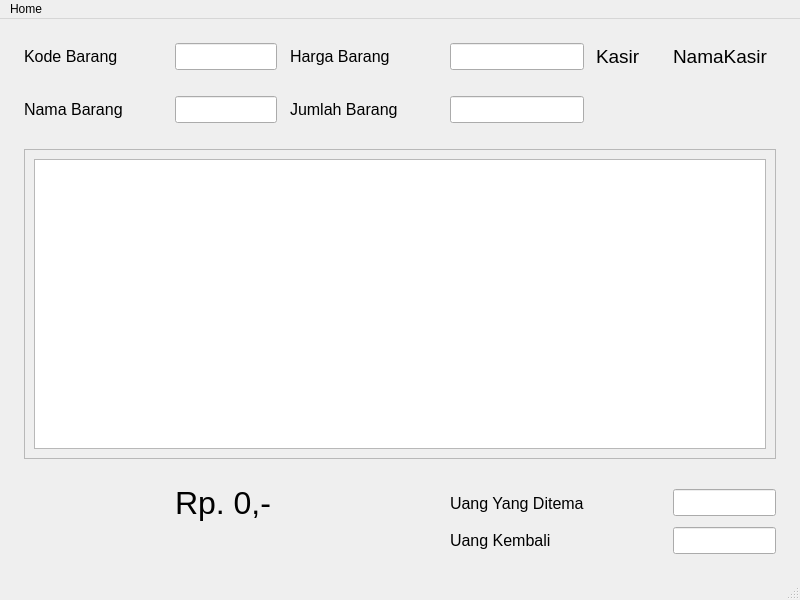
<?xml version="1.0" encoding="UTF-8"?>
<ui version="4.0">
 <class>Transaksi</class>
 <widget class="QMainWindow" name="Transaksi">
  <property name="geometry">
   <rect>
    <x>0</x>
    <y>0</y>
    <width>800</width>
    <height>600</height>
   </rect>
  </property>
  <property name="windowTitle">
   <string>Aplikasi Penjualan RESTU REESE</string>
  </property>
  <property name="windowIcon">
   <iconset>
    <normaloff>../images/logo.png</normaloff>../images/logo.png</iconset>
  </property>
  <widget class="QWidget" name="centralwidget">
   <layout class="QGridLayout" name="gridLayout">
    <item row="1" column="9">
     <widget class="QLabel" name="label_8">
      <property name="font">
       <font>
        <pointsize>14</pointsize>
       </font>
      </property>
      <property name="text">
       <string>Kasir</string>
      </property>
     </widget>
    </item>
    <item row="4" column="7">
     <widget class="QLineEdit" name="txtJumlahBarang">
      <property name="font">
       <font>
        <pointsize>12</pointsize>
       </font>
      </property>
     </widget>
    </item>
    <item row="1" column="7">
     <widget class="QLineEdit" name="txtHargaBarang">
      <property name="font">
       <font>
        <pointsize>12</pointsize>
       </font>
      </property>
     </widget>
    </item>
    <item row="1" column="5">
     <widget class="QLabel" name="label_3">
      <property name="font">
       <font>
        <pointsize>12</pointsize>
       </font>
      </property>
      <property name="text">
       <string>Harga Barang</string>
      </property>
     </widget>
    </item>
    <item row="1" column="1">
     <widget class="QLabel" name="label">
      <property name="font">
       <font>
        <pointsize>12</pointsize>
       </font>
      </property>
      <property name="text">
       <string>Kode Barang</string>
      </property>
     </widget>
    </item>
    <item row="9" column="11">
     <widget class="QLineEdit" name="txtUangKembali">
      <property name="font">
       <font>
        <pointsize>12</pointsize>
       </font>
      </property>
     </widget>
    </item>
    <item row="4" column="5">
     <widget class="QLabel" name="label_4">
      <property name="font">
       <font>
        <pointsize>12</pointsize>
       </font>
      </property>
      <property name="text">
       <string>Jumlah Barang</string>
      </property>
     </widget>
    </item>
    <item row="8" column="3">
     <widget class="QLabel" name="lblTotal">
      <property name="font">
       <font>
        <pointsize>24</pointsize>
       </font>
      </property>
      <property name="text">
       <string>Rp. 0,-</string>
      </property>
     </widget>
    </item>
    <item row="1" column="4">
     <spacer name="horizontalSpacer">
      <property name="orientation">
       <enum>Qt::Horizontal</enum>
      </property>
      <property name="sizeHint" stdset="0">
       <size>
        <width>40</width>
        <height>20</height>
       </size>
      </property>
     </spacer>
    </item>
    <item row="7" column="7">
     <spacer name="verticalSpacer_2">
      <property name="orientation">
       <enum>Qt::Vertical</enum>
      </property>
      <property name="sizeType">
       <enum>QSizePolicy::Fixed</enum>
      </property>
      <property name="sizeHint" stdset="0">
       <size>
        <width>20</width>
        <height>20</height>
       </size>
      </property>
     </spacer>
    </item>
    <item row="4" column="3">
     <widget class="QLineEdit" name="txtNamaBarang">
      <property name="font">
       <font>
        <pointsize>12</pointsize>
       </font>
      </property>
     </widget>
    </item>
    <item row="1" column="0">
     <spacer name="horizontalSpacer_5">
      <property name="orientation">
       <enum>Qt::Horizontal</enum>
      </property>
      <property name="sizeType">
       <enum>QSizePolicy::Fixed</enum>
      </property>
      <property name="sizeHint" stdset="0">
       <size>
        <width>15</width>
        <height>20</height>
       </size>
      </property>
     </spacer>
    </item>
    <item row="8" column="11">
     <widget class="QLineEdit" name="txtUangDiterima">
      <property name="font">
       <font>
        <pointsize>12</pointsize>
       </font>
      </property>
     </widget>
    </item>
    <item row="10" column="7">
     <spacer name="verticalSpacer_5">
      <property name="orientation">
       <enum>Qt::Vertical</enum>
      </property>
      <property name="sizeType">
       <enum>QSizePolicy::Fixed</enum>
      </property>
      <property name="sizeHint" stdset="0">
       <size>
        <width>20</width>
        <height>15</height>
       </size>
      </property>
     </spacer>
    </item>
    <item row="2" column="1">
     <spacer name="verticalSpacer_3">
      <property name="orientation">
       <enum>Qt::Vertical</enum>
      </property>
      <property name="sizeType">
       <enum>QSizePolicy::Fixed</enum>
      </property>
      <property name="sizeHint" stdset="0">
       <size>
        <width>20</width>
        <height>20</height>
       </size>
      </property>
     </spacer>
    </item>
    <item row="9" column="7">
     <widget class="QLabel" name="label_7">
      <property name="font">
       <font>
        <pointsize>12</pointsize>
       </font>
      </property>
      <property name="text">
       <string>Uang Kembali</string>
      </property>
     </widget>
    </item>
    <item row="8" column="12">
     <spacer name="horizontalSpacer_2">
      <property name="orientation">
       <enum>Qt::Horizontal</enum>
      </property>
      <property name="sizeType">
       <enum>QSizePolicy::Fixed</enum>
      </property>
      <property name="sizeHint" stdset="0">
       <size>
        <width>15</width>
        <height>20</height>
       </size>
      </property>
     </spacer>
    </item>
    <item row="0" column="1">
     <spacer name="verticalSpacer_4">
      <property name="orientation">
       <enum>Qt::Vertical</enum>
      </property>
      <property name="sizeType">
       <enum>QSizePolicy::Fixed</enum>
      </property>
      <property name="sizeHint" stdset="0">
       <size>
        <width>20</width>
        <height>15</height>
       </size>
      </property>
     </spacer>
    </item>
    <item row="6" column="1" colspan="11">
     <widget class="QScrollArea" name="scrollArea">
      <property name="widgetResizable">
       <bool>true</bool>
      </property>
      <widget class="QWidget" name="scrollAreaWidgetContents">
       <property name="geometry">
        <rect>
         <x>0</x>
         <y>0</y>
         <width>738</width>
         <height>274</height>
        </rect>
       </property>
       <layout class="QGridLayout" name="gridLayout_2">
        <item row="0" column="0">
         <widget class="QTableWidget" name="tableBarang"/>
        </item>
       </layout>
      </widget>
     </widget>
    </item>
    <item row="1" column="6">
     <spacer name="horizontalSpacer_4">
      <property name="orientation">
       <enum>Qt::Horizontal</enum>
      </property>
      <property name="sizeType">
       <enum>QSizePolicy::Fixed</enum>
      </property>
      <property name="sizeHint" stdset="0">
       <size>
        <width>40</width>
        <height>20</height>
       </size>
      </property>
     </spacer>
    </item>
    <item row="5" column="3">
     <spacer name="verticalSpacer">
      <property name="orientation">
       <enum>Qt::Vertical</enum>
      </property>
      <property name="sizeType">
       <enum>QSizePolicy::Fixed</enum>
      </property>
      <property name="sizeHint" stdset="0">
       <size>
        <width>20</width>
        <height>20</height>
       </size>
      </property>
     </spacer>
    </item>
    <item row="8" column="7">
     <widget class="QLabel" name="label_5">
      <property name="font">
       <font>
        <pointsize>12</pointsize>
       </font>
      </property>
      <property name="text">
       <string>Uang Yang Ditema</string>
      </property>
     </widget>
    </item>
    <item row="4" column="1">
     <widget class="QLabel" name="label_2">
      <property name="font">
       <font>
        <pointsize>12</pointsize>
       </font>
      </property>
      <property name="text">
       <string>Nama Barang</string>
      </property>
     </widget>
    </item>
    <item row="1" column="2">
     <spacer name="horizontalSpacer_3">
      <property name="orientation">
       <enum>Qt::Horizontal</enum>
      </property>
      <property name="sizeType">
       <enum>QSizePolicy::Fixed</enum>
      </property>
      <property name="sizeHint" stdset="0">
       <size>
        <width>40</width>
        <height>20</height>
       </size>
      </property>
     </spacer>
    </item>
    <item row="1" column="3">
     <widget class="QLineEdit" name="txtKodeBarang">
      <property name="font">
       <font>
        <pointsize>12</pointsize>
       </font>
      </property>
     </widget>
    </item>
    <item row="1" column="11">
     <widget class="QLabel" name="txtNamaAdmin">
      <property name="font">
       <font>
        <pointsize>14</pointsize>
       </font>
      </property>
      <property name="text">
       <string>NamaKasir</string>
      </property>
     </widget>
    </item>
    <item row="1" column="12">
     <spacer name="horizontalSpacer_6">
      <property name="orientation">
       <enum>Qt::Horizontal</enum>
      </property>
      <property name="sizeType">
       <enum>QSizePolicy::Fixed</enum>
      </property>
      <property name="sizeHint" stdset="0">
       <size>
        <width>15</width>
        <height>20</height>
       </size>
      </property>
     </spacer>
    </item>
    <item row="1" column="8">
     <spacer name="horizontalSpacer_7">
      <property name="orientation">
       <enum>Qt::Horizontal</enum>
      </property>
      <property name="sizeHint" stdset="0">
       <size>
        <width>40</width>
        <height>20</height>
       </size>
      </property>
     </spacer>
    </item>
    <item row="1" column="10">
     <spacer name="horizontalSpacer_8">
      <property name="orientation">
       <enum>Qt::Horizontal</enum>
      </property>
      <property name="sizeType">
       <enum>QSizePolicy::Fixed</enum>
      </property>
      <property name="sizeHint" stdset="0">
       <size>
        <width>20</width>
        <height>20</height>
       </size>
      </property>
     </spacer>
    </item>
   </layout>
  </widget>
  <widget class="QMenuBar" name="menubar">
   <property name="geometry">
    <rect>
     <x>0</x>
     <y>0</y>
     <width>800</width>
     <height>22</height>
    </rect>
   </property>
   <widget class="QMenu" name="menuHome">
    <property name="title">
     <string>Home</string>
    </property>
    <addaction name="actionLogout"/>
   </widget>
   <addaction name="menuHome"/>
  </widget>
  <widget class="QStatusBar" name="statusbar"/>
  <action name="actionLogout">
   <property name="icon">
    <iconset>
     <normaloff>../images/log_out-2-512.png</normaloff>../images/log_out-2-512.png</iconset>
   </property>
   <property name="text">
    <string>Logout</string>
   </property>
   <property name="menuRole">
    <enum>QAction::TextHeuristicRole</enum>
   </property>
  </action>
 </widget>
 <resources/>
 <connections/>
</ui>
